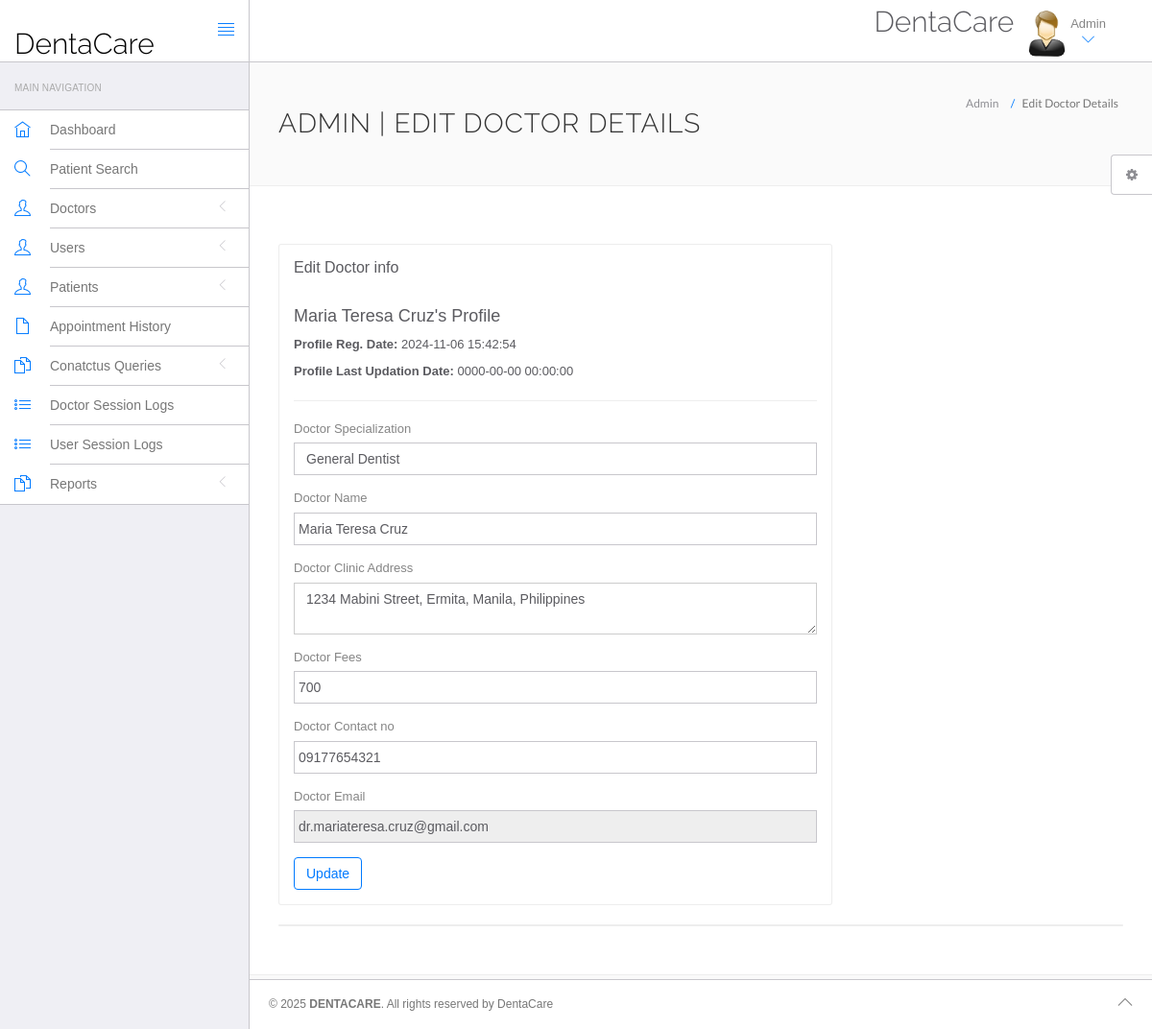
/hms/admin/edit-doctor.php?id=15 (signed in), run on the app's committed database.
### tables this page shows
CREATE TABLE `doctors` (
  `id` int(11) NOT NULL,
  `specilization` varchar(255) DEFAULT NULL,
  `doctorName` varchar(255) DEFAULT NULL,
  `address` longtext DEFAULT NULL,
  `docFees` varchar(255) DEFAULT NULL,
  `contactno` varchar(11) DEFAULT NULL,
  `docEmail` varchar(255) DEFAULT NULL,
  `password` varchar(255) DEFAULT NULL,
  `creationDate` timestamp NULL DEFAULT current_timestamp(),
  `updationDate` timestamp NULL DEFAULT NULL ON UPDATE current_timestamp(),
  `role` enum('doctor') NOT NULL DEFAULT 'doctor'
);

### hms/admin/edit-doctor.php (the view, shortened to what this page needs)
<?php
include('include/config.php');
$did=intval($_GET['id']);
?>
<!DOCTYPE html>
<html lang="en">
	<head>
		<link rel="stylesheet" href="vendor/bootstrap/css/bootstrap.min.css">
		<link rel="stylesheet" href="vendor/fontawesome/css/font-awesome.min.css">
		<link rel="stylesheet" href="vendor/themify-icons/themify-icons.min.css">
		<link href="vendor/animate.css/animate.min.css" rel="stylesheet" media="screen">
		<link href="vendor/perfect-scrollbar/perfect-scrollbar.min.css" rel="stylesheet" media="screen">
		<link href="vendor/switchery/switchery.min.css" rel="stylesheet" media="screen">
		<link href="vendor/bootstrap-touchspin/jquery.bootstrap-touchspin.min.css" rel="stylesheet" media="screen">
		<link href="vendor/select2/select2.min.css" rel="stylesheet" media="screen">
		<link href="vendor/bootstrap-datepicker/bootstrap-datepicker3.standalone.min.css" rel="stylesheet" media="screen">
		<link href="vendor/bootstrap-timepicker/bootstrap-timepicker.min.css" rel="stylesheet" media="screen">
		<link rel="stylesheet" href="assets/css/styles.css">
		<link rel="stylesheet" href="assets/css/plugins.css">
		<link rel="stylesheet" href="assets/css/themes/theme-1.css" id="skin_color" />
		<link rel="stylesheet" href="https://cdn.jsdelivr.net/npm/sweetalert2@11/dist/sweetalert2.min.css">
	</head>
	<body>
		<div id="app">	<?php include('include/footer.php');?>	<?php include('include/header.php');?>
<?php include('include/sidebar.php');?>
			<div class="app-content">
				<div class="main-content" >
					<div class="wrap-content container" id="container">
						<section id="page-title">
							<div class="row">
								<div class="col-sm-8">
									<h1 class="mainTitle">Admin | Edit Doctor Details</h1>
																	</div>
								<ol class="breadcrumb">
									<li>
										<span>Admin</span>
									</li>
									<li class="active">
										<span>Edit Doctor Details</span>
									</li>
								</ol>
							</div>
						</section>
						<div class="container-fluid container-fullw bg-white">
							<div class="row">
								<div class="col-md-12">
									<div class="row margin-top-30">
										<div class="col-lg-8 col-md-12">
											<div class="panel panel-white">
												<div class="panel-heading">
													<h5 class="panel-title">Edit Doctor info</h5>
												</div>
												<div class="panel-body">
									<?php $sql=mysqli_query($con,"select * from doctors where id='$did'");
while($data=mysqli_fetch_array($sql))
{
?>
<h4><?php echo htmlentities($data['doctorName']);?>'s Profile</h4>
<p><b>Profile Reg. Date: </b><?php echo htmlentities($data['creationDate']);?></p>
<?php if($data['updationDate']){?>
<p><b>Profile Last Updation Date: </b><?php echo htmlentities($data['updationDate']);?></p>
<?php } ?>
<hr />
													<form role="form" name="adddoc" method="post" onSubmit="return valid();">
														<div class="form-group">
															<label for="DoctorSpecialization">
																Doctor Specialization
															</label>
							<select name="Doctorspecialization" class="form-control" required="required">
					<option value="<?php echo htmlentities($data['specilization']);?>">
					<?php echo htmlentities($data['specilization']);?></option>
															</select>
														</div>
<div class="form-group">
															<label for="doctorname">
																 Doctor Name
															</label>
	<input type="text" name="docname" class="form-control" value="<?php echo htmlentities($data['doctorName']);?>" >
														</div>
<div class="form-group">
															<label for="address">
																 Doctor Clinic Address
															</label>
					<textarea name="clinicaddress" class="form-control"><?php echo htmlentities($data['address']);?></textarea>
														</div>
<div class="form-group">
															<label for="fess">
																 Doctor Fees
															</label>
		<input type="text" name="docfees" class="form-control" required="required"  value="<?php echo htmlentities($data['docFees']);?>" >
														</div>
<div class="form-group">
									<label for="fess">
																 Doctor Contact no
															</label>
					<input type="text" name="doccontact" class="form-control" required="required"  value="<?php echo htmlentities($data['contactno']);?>">
														</div>
<div class="form-group">
									<label for="fess">
																 Doctor Email
															</label>
					<input type="email" name="docemail" class="form-control"  readonly="readonly"  value="<?php echo htmlentities($data['docEmail']);?>">
														</div>
														<?php } ?>
														<button type="submit" name="submit" class="btn btn-o btn-primary">
															Update
														</button>
													</form>
												</div>
											</div>
										</div>
											</div>
										</div>
									<div class="col-lg-12 col-md-12">
											<div class="panel panel-white">
											</div>
										</div>
									</div>
								</div>
							</div>
						</div>
					</div>
				</div>
	<?php include('include/setting.php');?>
	</body>
</html>

### hms/admin/assets/css/themes/theme-1.css (style rules this page uses)
body { background: #FAFAFA; }

### data on the page
doctors: doctorName "Maria Teresa Cruz", creationDate "2024-11-06 15:42:54", updationDate "0000-00-00 00:00:00", Doctorspecialization "General Dentist", docname "Maria Teresa Cruz", clinicaddress "1234 Mabini Street, Ermita, Manila, Philippines", docfees "700", doccontact "09177654321", docemail "dr.mariateresa.cruz@gmail.com"
